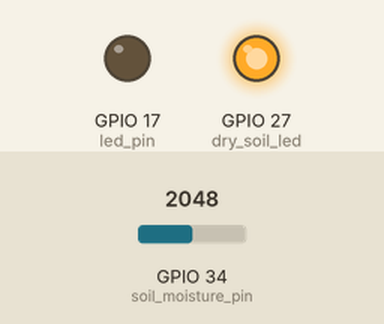
Simulated run of this sketch. Board: ESP32. Parts: output pins drawn as LEDs (lit = HIGH). The test bench sets the inputs (shaded band); at power-on: GPIO 34 (soil_moisture_pin) = 2048. WiFi joins after 1.5 s; servers stay silent unless stated; uploads are accepted with an empty reply; the local clock reads 2024-03-15 10:24:30 at power-on unless the sketch sets it; what the sketch prints to the serial monitor is not drawn.

Above: at 2.7 s.
2.8 s: GPIO 34 (soil_moisture_pin) set to 3660
8.6 s: GPIO 34 (soil_moisture_pin) set to 3789
At 12.3 s:
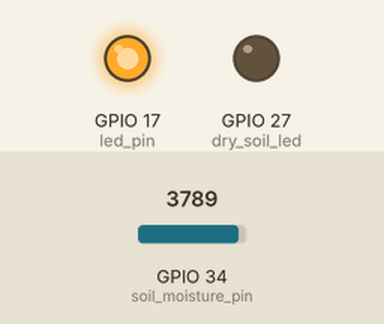
14.4 s: GPIO 34 (soil_moisture_pin) set to 3603
At 17.5 s:
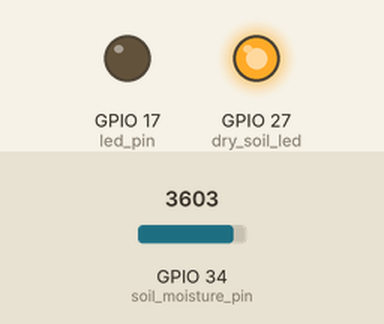
20.2 s: GPIO 34 (soil_moisture_pin) set to 4095
At 22.7 s:
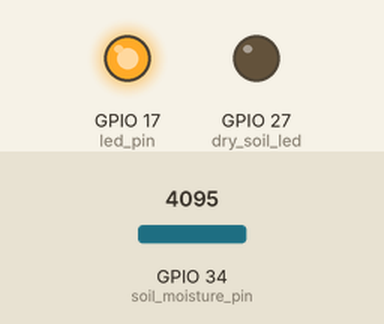
Timing chart, 0 to 24.2 s (numbered marks = the images above; inputs shaded):
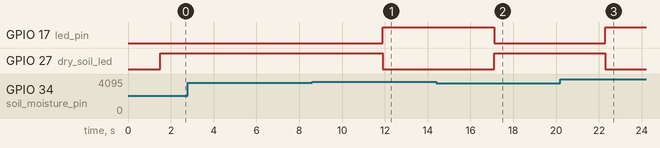

The sketch:

soile.ino
```cpp
#include <WiFi.h>
#include <HTTPClient.h>
#include <time.h>

// WiFi credentials
const char* ssid = "-";
const char* password = "-";

// InfluxDB configuration
const String influxDB_URL = "http://192.168.1.2:8086/api/v2/write?org=omar&bucket=esp32&precision=s";
const String influxDB_Token = "MUl4RVDRv79quQivZx_R9C2OH93_q6d0DejjazdaZIGke4yqmBl2sbas0dWGOM6uy2dOX_dVSxdEQQKsJ3bEHA==";

// Pins
#define soil_moisture_pin 34  // ADC1 pin (GPIO34)
#define led_pin 17
#define dry_soil_led 27

// Threshold
#define moisture_threshold 3000

void setup() {
  Serial.begin(9600);
  pinMode(led_pin, OUTPUT);
  pinMode(dry_soil_led, OUTPUT);

  // Connect to WiFi
  WiFi.begin(ssid, password);
  Serial.print("Connecting to WiFi");
  while (WiFi.status() != WL_CONNECTED) {
    delay(500);
    Serial.print(".");
  }
  Serial.println("\nConnected!");

  // Configure time (for InfluxDB timestamp)
  configTime(0, 0, "pool.ntp.org");  // Get time from NTP
}

void loop() {
  // Robust WiFi reconnection
  if (WiFi.status() != WL_CONNECTED) {
    Serial.println("WiFi disconnected! Reconnecting...");
    WiFi.disconnect();
    WiFi.begin(ssid, password);
    unsigned long start = millis();
    while (WiFi.status() != WL_CONNECTED && millis() - start < 10000) {
      delay(500);
      Serial.print(".");
    }
    if (WiFi.status() == WL_CONNECTED) {
      Serial.println("\nReconnected!");
    } else {
      Serial.println("\nFailed to reconnect!");
      return;  // Skip loop iteration if offline
    }
  }

  // Read sensor (in millivolts)
  int soil_moisture_value = analogReadMilliVolts(soil_moisture_pin);
  Serial.print("Moisture (mV): ");
  Serial.println(soil_moisture_value);

  // Control LEDs
  if (soil_moisture_value < moisture_threshold) {
    digitalWrite(dry_soil_led, HIGH);
    digitalWrite(led_pin, LOW);
  } else {
    digitalWrite(dry_soil_led, LOW);
    digitalWrite(led_pin, HIGH);
  }

  // Send to InfluxDB
  if (soil_moisture_value > 0) {
    sendToInfluxDB(soil_moisture_value);
  } else {
    Serial.println("Invalid moisture reading");
  }

  delay(5000);
}

void sendToInfluxDB(int moisture_value) {
  HTTPClient http;
  String payload = "soil_moisture,location=field1 value=" + String(moisture_value) + " " + String(time(nullptr));

  http.begin(influxDB_URL);
  http.addHeader("Authorization", "Token " + influxDB_Token);
  http.addHeader("Content-Type", "text/plain");

  int httpCode = http.POST(payload);

  if (httpCode == HTTP_CODE_NO_CONTENT || httpCode == HTTP_CODE_OK) {  // 204 or 200
    Serial.println("Data sent to InfluxDB!");
  } else {
    Serial.print("InfluxDB Error: ");
    Serial.println(httpCode);
  }
  http.end();
}
```

Measured:
- the behaviour switches between 3722 and 3723 on GPIO 34 (soil_moisture_pin) (found by bisection; images 0 and 1)
- after the input at 2.8 s, every drawn part: stays the same
- after the input at 8.6 s, GPIO 17 (led_pin): LOW → HIGH after 3.3 s; GPIO 27 (dry_soil_led): HIGH → LOW after 3.3 s
- after the input at 14.4 s, GPIO 17 (led_pin): HIGH → LOW after 2.7 s; GPIO 27 (dry_soil_led): LOW → HIGH after 2.7 s
- after the input at 20.2 s, GPIO 17 (led_pin): LOW → HIGH after 2.1 s; GPIO 27 (dry_soil_led): HIGH → LOW after 2.1 s
